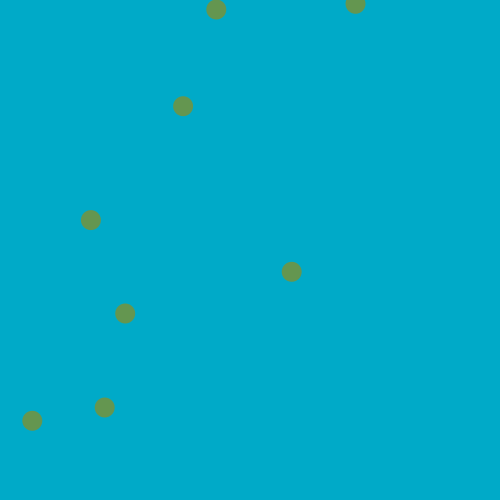
Frame 1 (no input)
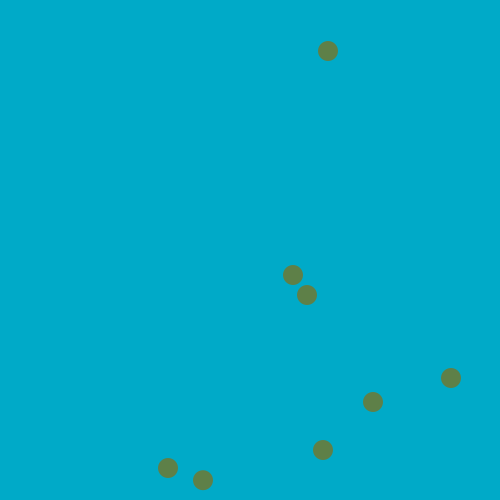
Frame 60 (the mouse pressed at the canvas centre just before this capture)
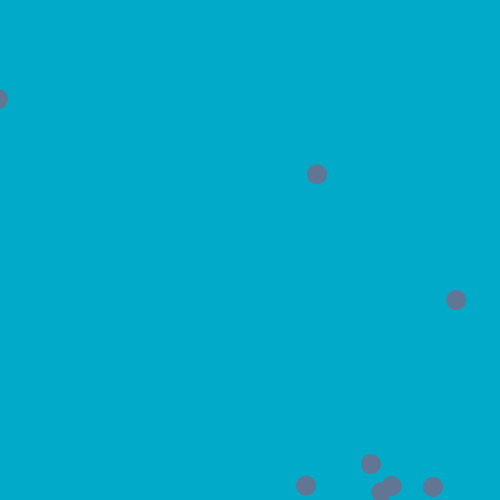
Frame 120 (the mouse held since frame 60 and released just before this capture)

The Processing sketch that drew these frames (run headless with seeded random() and noise(); from frame 60 on, the mouse is pressed at the canvas centre):

// Processing sketch: processing_72397
// ── processing_72397.pde

//Di Tang,colorfulBalls,CP1 14-15,
int circle1=100;
int circle2=150;
int circle3=80;
float x = 89;
float y = 215;
float xspeed = 1.9;
float yspeed = 5.1;
float a = 30;
float b = 420;
float aspeed = 2.3;
float bspeed = .8;
float c = 101;
float d = 405;
float cspeed = 3.7;
float dspeed = 2.5;
float e = 215;
float f = 5;
float espeed = 1.3;
float fspeed = 4.5;
float g = 350;
float h = 3;
float gspeed = 5.5;
float hspeed = .8;
float i = 289;
float j = 270;
float ispeed = 2.7;
float jspeed = 1.8;
float k = 121;
float l = 312;
float kspeed = 4.2;
float lspeed = 1.5;
float m = 181;
float n = 103;
float mspeed = 2.1;
float nspeed = 3.2;

int w = 60;

int r = 20;

void setup()
{

  size(500,500);
  noStroke();
  smooth();
}
void draw()
{
  frameRate(w);
  if (mousePressed && (mouseButton == LEFT))
  {
    r = r + 1;
  }
  if (mousePressed && (mouseButton == RIGHT))
  {
    r = r - 1;
  }
  
  background(0,170,200);
  
  x = x + xspeed;
  y = y + yspeed;
  a = a + aspeed;
  b = b + bspeed;
  c = c + cspeed;
  d = d + dspeed;
  e = e + espeed;
  f = f + fspeed;
  g = g + gspeed;
  h = h + hspeed;
  i = i + ispeed;
  j = j + jspeed;
  k = k + kspeed;
  l = l + lspeed;
  m = m + mspeed;
  n = n + nspeed;
  

  if ((x > width) || (x < 0))
  {  
  xspeed = xspeed * -1;
  }
  if ((y > height) || (y < 0))
  {
  yspeed = yspeed * -1;
  }
  if ((a > width) || (a < 0))
  {  
  aspeed = aspeed * -1;
  }
  if ((b > height) || (b < 0))
  {
  bspeed = bspeed * -1;
  }
  if ((c > width) || (c < 0))
  {  
  cspeed = cspeed * -1;
  }
  if ((d > height) || (d < 0))
  {
  dspeed = dspeed * -1;
  }
  if ((e > width) || (e < 0))
  {  
  espeed = espeed * -1;
  }
  if ((f > height) || (f < 0))
  {
  fspeed = fspeed * -1;
  }
  if ((g > width) || (g < 0))
  {  
  gspeed = gspeed * -1;
  }
  if ((h > height) || (h < 0))
  {
  hspeed = hspeed * -1;
  }
  if ((i > width) || (i < 0))
  {  
  ispeed = ispeed * -1;
  }
  if ((j > height) || (j < 0))
  {
  jspeed = jspeed * -1;
  }
  if ((k > width) || (k < 0))
  {  
  kspeed = kspeed * -1;
  }
  if ((l > height) || (l < 0))
  {
  lspeed = lspeed * -1;
  }
  if ((m > width) || (m < 0))
  {  
  mspeed = mspeed * -1;
  }
  if ((n > height) || (n < 0))
  {
  nspeed = nspeed * -1;
  }
  
  {
   
    
  noStroke();
  fill(circle1,circle2,circle3);
  circle1 = circle1 +int(random(-2,2));
  circle2 = circle2 +int(random(-5,5));
  circle3 = circle3 +int(random(-10,10));
  ellipse(x,y,r,r);
  ellipse(a,b,r,r);
  ellipse(c,d,r,r);
  ellipse(e,f,r,r);
  ellipse(g,h,r,r);
  ellipse(i,j,r,r);
  ellipse(k,l,r,r);
  ellipse(m,n,r,r);
  }
  
}

void keyPressed()
{
 if (key == 'c')
 
 { 
   xspeed = xspeed * -1;
   yspeed = yspeed * -1;
   aspeed = aspeed * -1;
   bspeed = bspeed * -1;
   cspeed = cspeed * -1;
   dspeed = dspeed * -1;
   espeed = espeed * -1;
   fspeed = fspeed * -1;
   gspeed = gspeed * -1;
   hspeed = hspeed * -1;
   ispeed = ispeed * -1;
   jspeed = jspeed * -1;
   kspeed = kspeed * -1;
   lspeed = lspeed * -1;
   mspeed = mspeed * -1;
   nspeed = nspeed * -1;
 }
 if (key == 'z')
 {
   w = w + 10;
 }
  if (key == 'x')
 {
   w = w - 10;
 }
}
